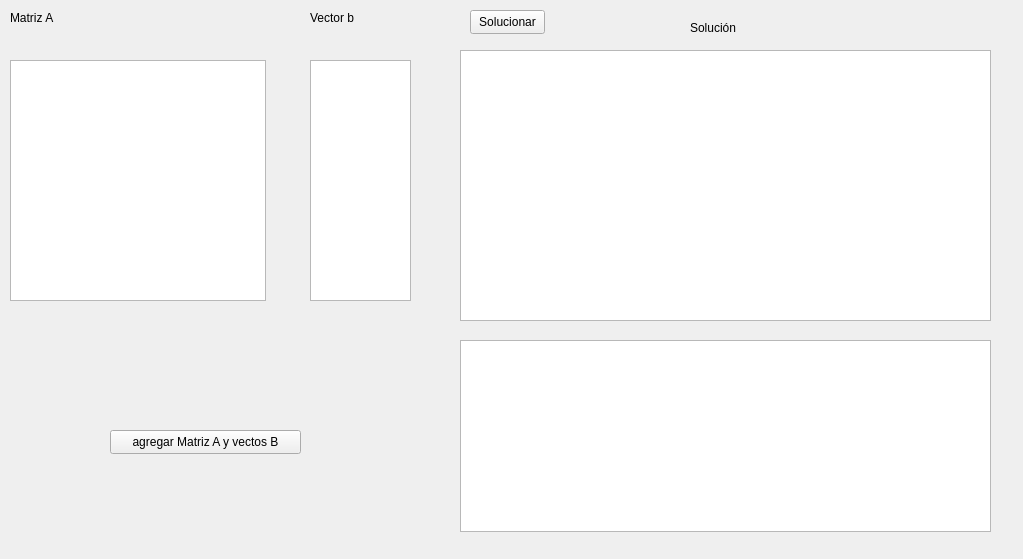
<?xml version="1.0" encoding="UTF-8"?>
<ui version="4.0">
 <class>Crout</class>
 <widget class="QWidget" name="Crout">
  <property name="geometry">
   <rect>
    <x>0</x>
    <y>0</y>
    <width>1023</width>
    <height>559</height>
   </rect>
  </property>
  <property name="windowTitle">
   <string>Form</string>
  </property>
  <widget class="QPushButton" name="bt_setAb">
   <property name="geometry">
    <rect>
     <x>110</x>
     <y>430</y>
     <width>191</width>
     <height>24</height>
    </rect>
   </property>
   <property name="text">
    <string>agregar Matriz A y vectos B</string>
   </property>
  </widget>
  <widget class="QLabel" name="label_3">
   <property name="geometry">
    <rect>
     <x>690</x>
     <y>20</y>
     <width>55</width>
     <height>16</height>
    </rect>
   </property>
   <property name="text">
    <string>Solución</string>
   </property>
  </widget>
  <widget class="QTableWidget" name="table_resolut">
   <property name="geometry">
    <rect>
     <x>460</x>
     <y>340</y>
     <width>531</width>
     <height>192</height>
    </rect>
   </property>
  </widget>
  <widget class="QTableWidget" name="tabla_b">
   <property name="geometry">
    <rect>
     <x>310</x>
     <y>60</y>
     <width>101</width>
     <height>241</height>
    </rect>
   </property>
  </widget>
  <widget class="QLabel" name="label_2">
   <property name="geometry">
    <rect>
     <x>310</x>
     <y>10</y>
     <width>55</width>
     <height>16</height>
    </rect>
   </property>
   <property name="text">
    <string>Vector b</string>
   </property>
  </widget>
  <widget class="QLabel" name="label">
   <property name="geometry">
    <rect>
     <x>10</x>
     <y>10</y>
     <width>55</width>
     <height>16</height>
    </rect>
   </property>
   <property name="text">
    <string>Matriz A</string>
   </property>
  </widget>
  <widget class="QTableWidget" name="tabla_solve">
   <property name="geometry">
    <rect>
     <x>460</x>
     <y>50</y>
     <width>531</width>
     <height>271</height>
    </rect>
   </property>
  </widget>
  <widget class="QTableWidget" name="tabla_A">
   <property name="enabled">
    <bool>true</bool>
   </property>
   <property name="geometry">
    <rect>
     <x>10</x>
     <y>60</y>
     <width>256</width>
     <height>241</height>
    </rect>
   </property>
  </widget>
  <widget class="QPushButton" name="solve">
   <property name="geometry">
    <rect>
     <x>470</x>
     <y>10</y>
     <width>75</width>
     <height>24</height>
    </rect>
   </property>
   <property name="text">
    <string>Solucionar</string>
   </property>
  </widget>
 </widget>
 <resources/>
 <connections/>
</ui>
